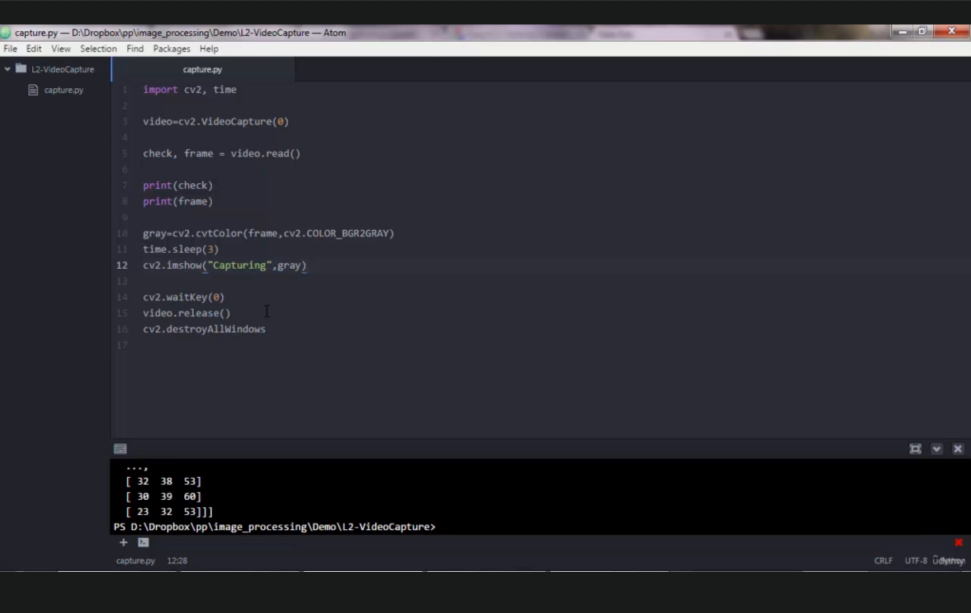
#> input picture frame 12 of 02-webcam-app/files/video.mp4, 1942 x 1226 px (shown at 1/2 size)
$ python 145-detecting-moving-objects-webcam.py
#> lines starting #> are read from the running program, lines starting #| are printed output that depends on the picture
import cv2, time

# Variable for first frame - remains as a static value
first_frame = None # Use this to create a variable but not assign a value

# video = cv2.VideoCapture(1)
video = cv2.VideoCapture('./files/video.mp4')

while True:
    check, frame = video.read()
#> frame is the input picture: shape (1226, 1942, 3); mean B, G, R 50.3, 43.7, 43.2

    frame = cv2.resize(frame, (int(frame.shape[1] / 3), int(frame.shape[0] / 3)))
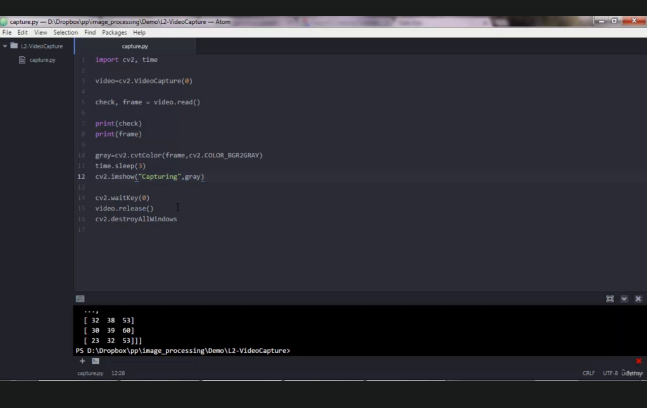
#> frame: shape (408, 647, 3); mean B, G, R 50.4, 43.8, 43.3

    grey = cv2.cvtColor(frame, cv2.COLOR_BGR2GRAY)
    grey = cv2.GaussianBlur(grey,(21,21),0) # Want to add blur to smooth noise; pass in a tuple as size of blur. Last number is StD.
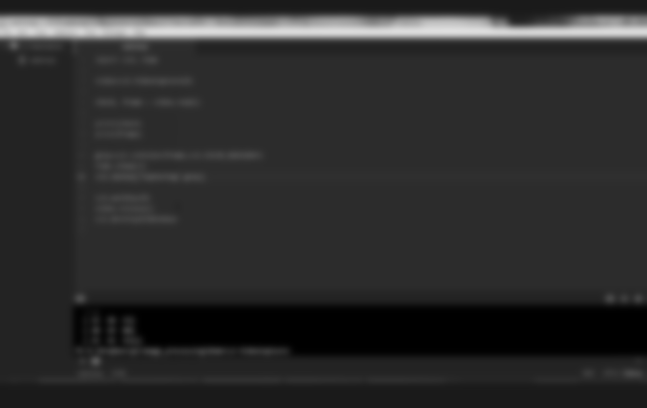
#> grey: shape (408, 647); min 0, max 223, mean 44.4

    if first_frame is None: # Only assign first frame once
        first_frame = grey
        continue # Ensures everything below this line in while loop won't run

    delta_frame = cv2.absdiff(first_frame, grey)

    # Set a threshold to make things either return black or white
    # Anything 30 or above becomes white
    # Threshold method returns a tuple and we only need second item
    thresh_frame = cv2.threshold(delta_frame, 30, 255, cv2.THRESH_BINARY)[1]
    thresh_frame = cv2.dilate(thresh_frame, None, iterations = 2) # None parameter relates to a kernel array

    # Want to find contours
    # Store result in a tuple and make a copy of frame to do it
    (cnts,_) = cv2.findContours(thresh_frame.copy(), cv2.RETR_EXTERNAL, cv2.CHAIN_APPROX_SIMPLE)

    # Want to keep contours only bigger than 1000 pixels
    for contour in cnts:
        if cv2.contourArea(contour) < 1000:
            continue

        (x, y, w, h) = cv2.boundingRect(contour) # Create rectangle for big changes
        cv2.rectangle(frame, (x, y), (x + w, y + h), (0, 255, 0), 1) # Draw rectangle

    cv2.imshow('Grey Frame', frame)
    cv2.imshow('Delta Frame', delta_frame)
    cv2.imshow('Threshold Frame', thresh_frame)

    key = cv2.waitKey(40)
    print(grey)
    print(delta_frame)

    if key == ord('q'):
        break

video.release()
cv2.destroyAllWindows()

$ run again, starting later in the video
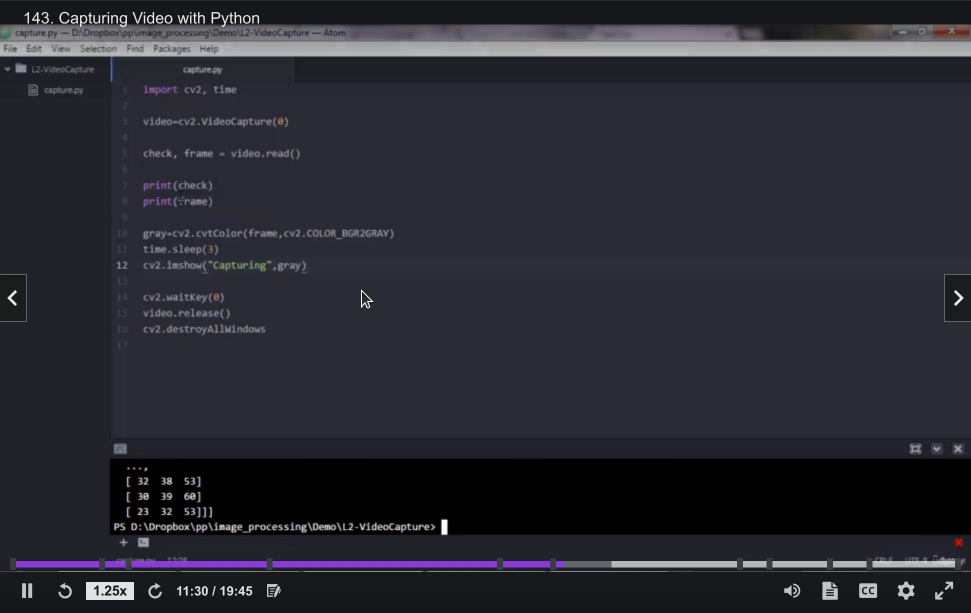
#> input picture frame 102 of 02-webcam-app/files/video.mp4, 1942 x 1226 px (shown at 1/2 size)
#> frame is the input picture: shape (1226, 1942, 3); mean B, G, R 49.6, 41.9, 41.5
#> `frame = cv2.resize(frame, (int(frame.shape[1] / 3), int(frame.shape[0]..`:
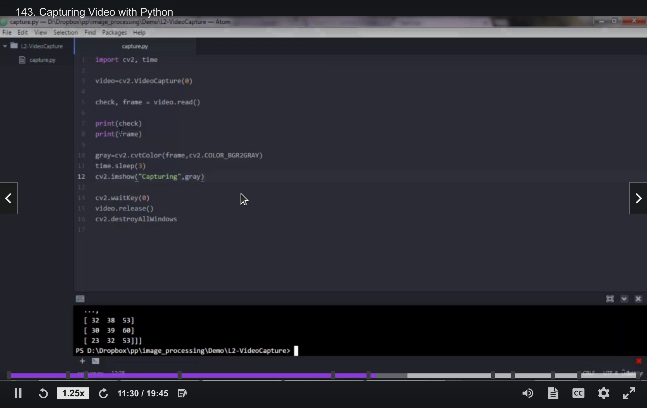
#> frame: shape (408, 647, 3); mean B, G, R 49.7, 42.1, 41.7
#> `grey = cv2.GaussianBlur(grey,(21,21),0)`:
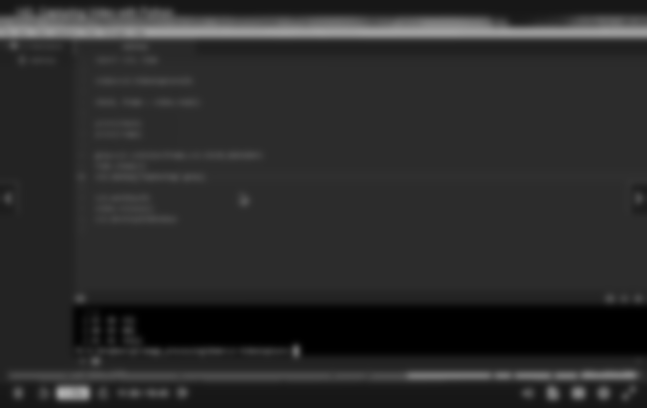
#> grey: shape (408, 647); min 0, max 175, mean 42.9
